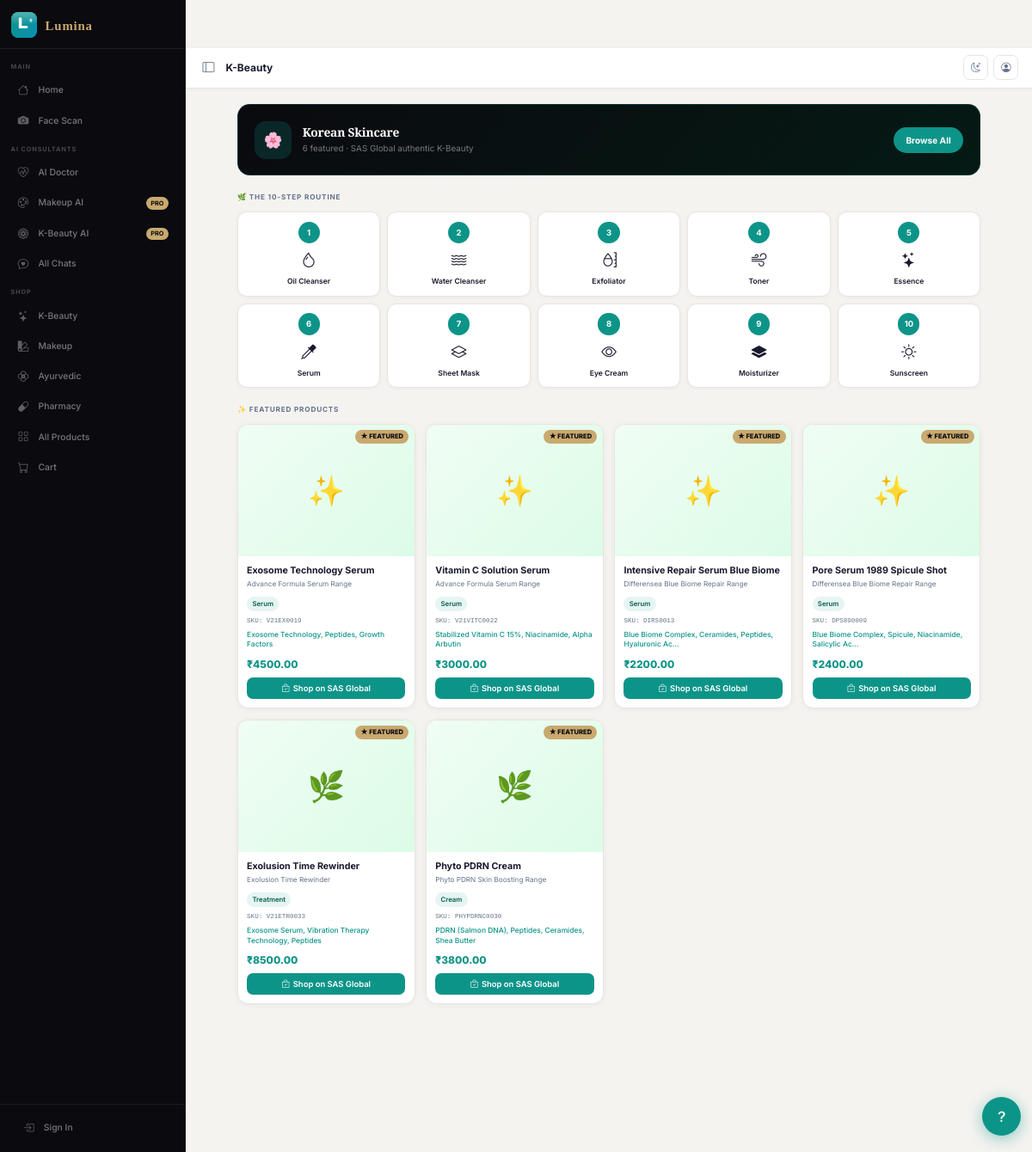
The page /kbeauty/ on the database its author committed.
### apps/products/models.py (models this page shows, shortened)
class Product(models.Model):
    CATEGORY_CHOICES = [
        ('cleanser', 'Cleanser'),
        ('toner', 'Toner'),
        ('essence', 'Essence'),
        ('serum', 'Serum'),
        ('ampoule', 'Ampoule'),
        ('moisturizer', 'Moisturizer'),
        ('cream', 'Cream'),
        ('emulsion', 'Emulsion'),
        ('sunscreen', 'Sunscreen'),
        ('mask', 'Mask'),
        ('eye_cream', 'Eye Cream'),
        ('exfoliator', 'Exfoliator'),
        ('oil', 'Oil'),
        ('mist', 'Mist'),
        ('treatment', 'Treatment'),
        ('primer', 'Primer'),
        ('foundation', 'Foundation'),
        ('concealer', 'Concealer'),
        ('setting_powder', 'Setting Powder'),
        ('powder', 'Powder'),
        ('blush', 'Blush'),
        ('bronzer', 'Bronzer'),
        ('highlighter', 'Highlighter'),
        ('eyeshadow', 'Eyeshadow'),
        ('eyeshadow_palette', 'Eyeshadow Palette'),
        ('eyeliner', 'Eyeliner'),
        ('mascara', 'Mascara'),
        ('lipstick', 'Lipstick'),
        ('lip_gloss', 'Lip Gloss'),
        ('lip_liner', 'Lip Liner'),
    ]
    RANGE_CHOICES = [
        ('korean',    'K-Beauty'),
        ('makeup',    'Makeup'),
        ('treatment', 'Treatment'),
        ('ayurvedic', 'Ayurvedic'),   # NEW
        ('pharmacy',  'Pharmacy'),    # NEW
    ]
    SKIN_TYPE_CHOICES = [
        ('oily', 'Oily'),
        ('dry', 'Dry'),
        ('combination', 'Combination'),
        ('normal', 'Normal'),
        ('all', 'All Skin Types'),
    ]
    UNDERTONE_CHOICES = [
        ('warm', 'Warm'),
        ('cool', 'Cool'),
        ('neutral', 'Neutral'),
        ('olive', 'Olive'),
    ]
    SKIN_TONE_CHOICES = [
        ('fair', 'Fair'),
        ('light', 'Light'),
        ('medium', 'Medium'),
        ('tan', 'Tan'),
        ('deep', 'Deep'),
    ]
    name = models.CharField(max_length=200)
    brand = models.CharField(max_length=100)
    category = models.CharField(max_length=50, choices=CATEGORY_CHOICES)
    product_range = models.CharField(max_length=50, choices=RANGE_CHOICES)
    description = models.TextField(blank=True)
    key_ingredients = models.TextField(blank=True, help_text='Comma-separated list of key ingredients')
    full_ingredients = models.TextField(blank=True)
    price = models.DecimalField(max_digits=10, decimal_places=2, null=True, blank=True)
    sku = models.CharField(max_length=50, unique=True)
    image_url = models.URLField(blank=True)
    suitable_for_skin_types = models.JSONField(default=list, blank=True)
    targets = models.JSONField(default=list, blank=True, help_text='List of concern slugs this product addresses')
    shades_available = models.JSONField(default=list, blank=True, help_text='List of shade objects with name and hex color')
    undertone_match = models.CharField(max_length=20, choices=UNDERTONE_CHOICES, blank=True)
    skin_tone_match = models.CharField(max_length=20, choices=SKIN_TONE_CHOICES, blank=True)
    coverage = models.CharField(max_length=50, blank=True)
    finish = models.CharField(max_length=50, blank=True)
    is_featured = models.BooleanField(default=False)
    created_at = models.DateTimeField(auto_now_add=True)
    updated_at = models.DateTimeField(auto_now=True)
    class Meta:
        ordering = ['brand', 'name']
        verbose_name = 'Product'
        verbose_name_plural = 'Products'

### apps/core/views.py (the view)
# urls.py: path('kbeauty/', views.kbeauty, name='kbeauty'),
def kbeauty(request):
    k_beauty_steps = [
        {'step_number': 1, 'icon': 'bi-droplet', 'name': 'Oil Cleanser'},
        {'step_number': 2, 'icon': 'bi-water', 'name': 'Water Cleanser'},
        {'step_number': 3, 'icon': 'bi-moisture', 'name': 'Exfoliator'},
        {'step_number': 4, 'icon': 'bi-wind', 'name': 'Toner'},
        {'step_number': 5, 'icon': 'bi-stars', 'name': 'Essence'},
        {'step_number': 6, 'icon': 'bi-eyedropper', 'name': 'Serum'},
        {'step_number': 7, 'icon': 'bi-layers', 'name': 'Sheet Mask'},
        {'step_number': 8, 'icon': 'bi-eye', 'name': 'Eye Cream'},
        {'step_number': 9, 'icon': 'bi-layers-fill', 'name': 'Moisturizer'},
        {'step_number': 10, 'icon': 'bi-sun', 'name': 'Sunscreen'},
    ]
    featured_products = Product.objects.filter(product_range='korean', is_featured=True)[:6]
    if not featured_products:
        featured_products = Product.objects.filter(product_range='korean')[:6]
    return render(request, 'core/kbeauty.html', {
        'k_beauty_steps': k_beauty_steps,
        'featured_products': featured_products,
    })

### apps/core/context_processors.py (called while the page is built, shortened)
def user_scan_context(request):
    if not request.user.is_authenticated:
        return {
            'user_real_scan_count': 0,
            'user_latest_real_scan': None,
        }

### apps/memberships/context_processors.py (called while the page is built, shortened)
def user_tier_context(request):
    if not request.user.is_authenticated:
        return {'user_tier': 'normal', 'user_price_band': django_settings.NORMAL_PRICE_MAX}

### templates/core/kbeauty.html (shortened to what this page needs)
{% extends 'base.html' %}
{% load static %}
{% block page_title %}K-Beauty{% endblock %}
{% block content %}
<div class="kb-wrap">
  <div class="kb-hdr">
    <div class="kb-hdr-icon">🌸</div>
    <div class="kb-hdr-text">
      <h2>Korean Skincare</h2>
      <p>{{ featured_products|length }} featured · SAS Global authentic K-Beauty</p>
    </div>
    <a href="{% url 'products:list' %}?range=korean" class="kb-hdr-btn">Browse All</a>
  </div>
  <div class="kb-section-label">🌿 The 10-Step Routine</div>
  <div class="steps-grid">
    {% for step in k_beauty_steps %}
    <div class="step-tile">
      <div class="step-num">{{ step.step_number }}</div>
      <div class="step-icon"><i class="{{ step.icon }}"></i></div>
      <div class="step-name">{{ step.name }}</div>
    </div>
    {% endfor %}
  </div>
  <div class="kb-section-label">✨ Featured Products</div>
  {% if featured_products %}
  <div class="kb-grid">
    {% for p in featured_products %}
    <div class="kb-card">
      <div class="kb-img-wrap">
        {% if p.image_url %}
          <img src="{{ p.image_url }}" alt="{{ p.name }}" loading="lazy"
               onerror="this.style.display='none';this.nextElementSibling.style.display='flex';">
          <div class="kb-img-placeholder" style="display:none;">🌿</div>
        {% else %}
          <div class="kb-img-placeholder">
            {% if p.category == 'cleanser' %}🫧
            {% elif p.category == 'toner' %}💧
            {% elif p.category == 'serum' or p.category == 'essence' %}✨
            {% elif p.category == 'sunscreen' %}☀️
            {% elif p.category == 'mask' %}🎭
            {% else %}🌿{% endif %}
          </div>
        {% endif %}
        {% if p.is_featured %}<span class="kb-featured-badge">★ Featured</span>{% endif %}
      </div>
      <div class="kb-body">
        <div class="kb-name">{{ p.name }}</div>
        <div class="kb-brand">{{ p.brand }}</div>
        <span class="kb-cat">{{ p.get_category_display }}</span>
        <div class="kb-sku">SKU: {{ p.sku }}</div>
        {% if p.key_ingredients %}
          <div class="kb-ing"> {{ p.key_ingredients|truncatechars:55 }}</div>
        {% endif %}
        {% if p.price %}<div class="kb-price">₹{{ p.price }}</div>{% endif %}
        <a href="https://sasglobal.biz" target="_blank" class="kb-btn">
          <i class="bi bi-bag-check"></i> Shop on SAS Global
        </a>
      </div>
    </div>
    {% endfor %}
  </div>
  {% endif %}
</div>
{% endblock %}

### static/css/style.css (style rules this page uses)
:root { --lux-black: #0a0a0f; --lux-dark: #12121a; --lux-card-dk: #1a1a28; --lux-gold: #c9a96e; --lux-gold-lt: rgba(201,169,110,.14); --lux-teal: #0d9488; --lux-teal-lt: rgba(13,148,136,.12); --lux-rose: #e11d48; --page-bg: #f5f3f0; --surface: #ffffff; --surface-alt: #f5f3f0; --border: #e8e4df; --shadow-sm: 0 1px 6px rgba(0,0,0,.06); --shadow: 0 2px 14px rgba(0,0,0,.08); --shadow-md: 0 4px 28px rgba(0,0,0,.11); --shadow-lg: 0 8px 48px rgba(0,0,0,.14); --text: #1a1a2e; --text-muted: #64748b; --text-light: #94a3b8; --lumina-green: #84a98c; --lumina-green-dark: #6b8e72; --lumina-green-light: rgba(132,169,140,.14); --gold: var(--lux-gold); --gold-light: var(--lux-gold-lt); --charcoal: var(--text); --charcoal-light: #4b5563; --charcoal-muted: var(--text-muted); --marble: var(--surface-alt); --ivory: #faf8f5; --white: #ffffff; --soft-red: #e07070; --amber: #ef9f27; --steel-blue: #5b8db8; --nav-h: 62px; --mob-nav-h: 56px; --container: 1280px; --container-sm: 720px; --r-xs: 6px; --r-sm: 10px; --r-md: 14px; --r-lg: 20px; --r-xl: 28px; --r-pill: 100px; --radius-sm: var(--r-sm); --radius-md: var(--r-md); --radius-lg: var(--r-lg); --radius-xl: var(--r-xl); --radius-pill:var(--r-pill); --font-heading: 'Cormorant Garamond','Playfair Display', Georgia, serif; --font-body: 'Inter', system-ui, -apple-system, sans-serif; --transition: all .25s ease; }
*, *::before, *::after { box-sizing: border-box; margin: 0; padding: 0; }
html { scroll-behavior: smooth; -webkit-text-size-adjust: 100%; zoom: 0.9; font-size: 14px; }
body { font-family: var(--font-body); background: var(--page-bg); color: var(--text); font-size: 15px; line-height: 1.65; font-weight: 400; -webkit-font-smoothing: antialiased; padding-top: var(--nav-h); }
a { color: var(--lux-teal); text-decoration: none; transition: var(--transition); }
h1,h2,h3,h4,h5,h6 { font-family: var(--font-heading); font-weight: 600; line-height: 1.25; color: var(--text); letter-spacing: -.02em; }
h2 { font-size: clamp(1.5rem, 3.5vw, 2.5rem); }
p { margin-bottom: .75rem; color: var(--text-muted); line-height: 1.7; }
p:last-child { margin-bottom: 0; }

### templates/base.html (style rules this page uses)
:root { --sb-w: 240px; --sb-w-col: 64px; --top-h: 52px; --mob-bot-h: 58px; --sb-bg: #0a0a0f; --sb-border: rgba(255,255,255,.07); --sb-text: rgba(255,255,255,.45); --sb-text-act: #ffffff; --sb-gold: #c9a96e; --sb-teal: #0d9488; --sb-hover: rgba(255,255,255,.06); --sb-active: rgba(13,148,136,.18); --page-bg: #f5f3f0; --surface: #ffffff; --border: #e8e4df; --text: #1a1a2e; --muted: #64748b; --font-serif: 'Cormorant Garamond', Georgia, serif; --font-sans: 'Inter', system-ui, sans-serif; }
*,*::before,*::after { box-sizing:border-box;margin:0;padding:0; }
html { scroll-behavior:smooth; zoom:0.9; font-size:14px; }
body { font-family:var(--font-sans); background:var(--page-bg); color:var(--text); font-size:15px; line-height:1.6; -webkit-font-smoothing:antialiased; }

### rows shown on the page
Product: is_featured "★ FEATURED", name "Exosome Technology Serum", brand "Advance Formula Serum Range", category "Serum", sku "V21EX0019", key_ingredients "Exosome Technology, Peptides, Growth Factors", price "4500.00"
Product: is_featured "★ FEATURED", name "Vitamin C Solution Serum", brand "Advance Formula Serum Range", category "Serum", sku "V21VITC0022", key_ingredients "Stabilized Vitamin C 15%, Niacinamide, Alpha Arbutin", price "3000.00"
Product: is_featured "★ FEATURED", name "Intensive Repair Serum Blue Biome", brand "Differensea Blue Biome Repair Range", category "Serum", sku "DIRS0013", key_ingredients "Blue Biome Complex, Ceramides, Peptides, Hyaluronic Ac…", price "2200.00"
Product: is_featured "★ FEATURED", name "Pore Serum 1989 Spicule Shot", brand "Differensea Blue Biome Repair Range", category "Serum", sku "DPS890009", key_ingredients "Blue Biome Complex, Spicule, Niacinamide, Salicylic Ac…", price "2400.00"
Product: is_featured "★ FEATURED", name "Exolusion Time Rewinder", brand "Exolusion Time Rewinder", category "Treatment", sku "V21ETR0033", key_ingredients "Exosome Serum, Vibration Therapy Technology, Peptides", price "8500.00"
Product: is_featured "★ FEATURED", name "Phyto PDRN Cream", brand "Phyto PDRN Skin Boosting Range", category "Cream", sku "PHYPDRNC0030", key_ingredients "PDRN (Salmon DNA), Peptides, Ceramides, Shea Butter", price "3800.00"

### other values the page prints
{{ featured_products|length }} "6"
{{ step.step_number }} "1" "2" "3" "4" "5" "6" "7" "8" "9" "10"
{{ step.name }} "Oil Cleanser" "Water Cleanser" "Exfoliator" "Toner" "Essence" "Serum" "Sheet Mask" "Eye Cream" "Moisturizer" "Sunscreen"
